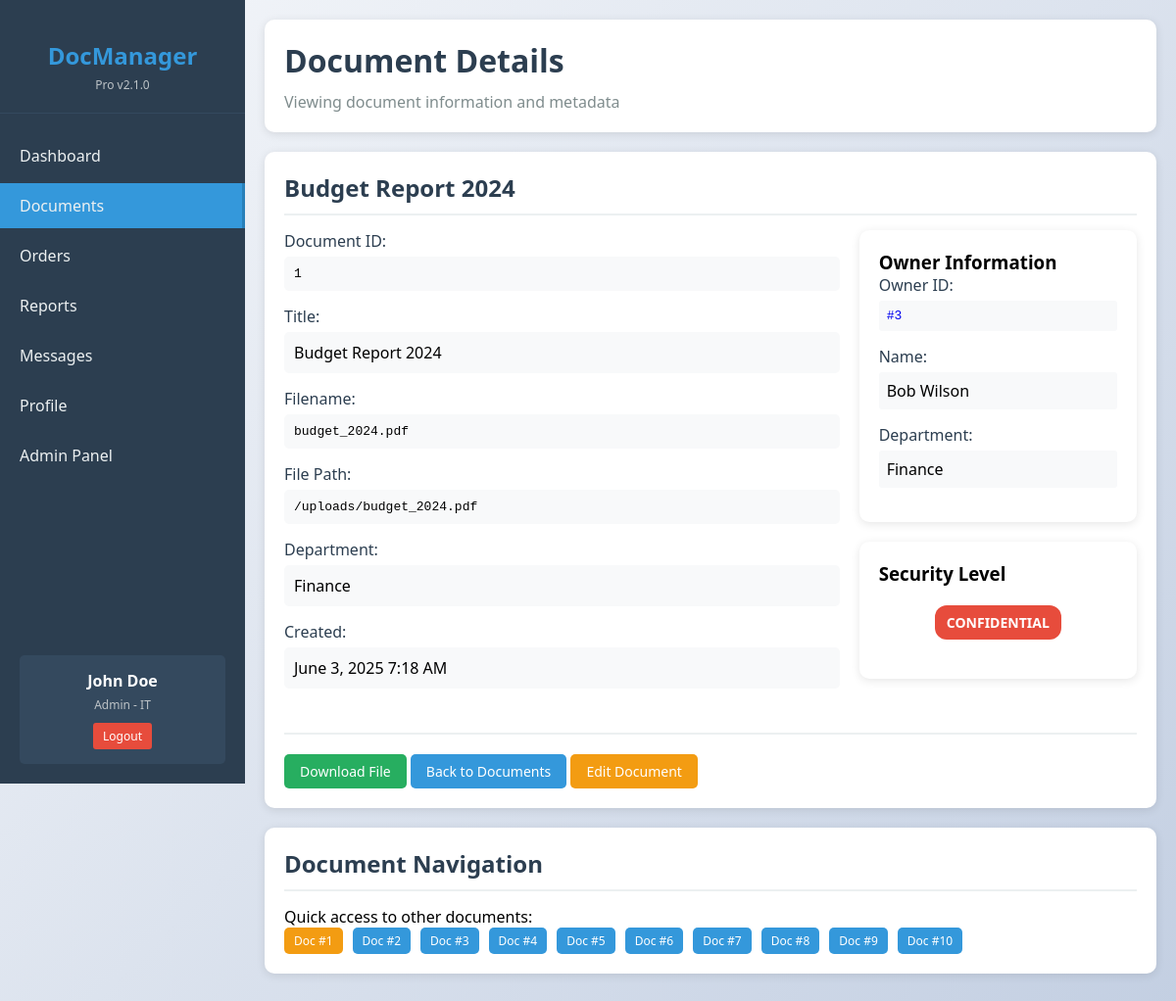
Screenshot of /view_document.php?id=1 (signed in) with the database file from the repository.
### tables this page shows
CREATE TABLE documents (
    id INT AUTO_INCREMENT PRIMARY KEY,
    title VARCHAR(200) NOT NULL,
    filename VARCHAR(255) NOT NULL,
    file_path VARCHAR(500) NOT NULL,
    owner_id INT NOT NULL,
    department VARCHAR(50),
    is_confidential BOOLEAN DEFAULT FALSE,
    created_at TIMESTAMP DEFAULT CURRENT_TIMESTAMP,
    FOREIGN KEY (owner_id) REFERENCES users(id)
);

CREATE TABLE users (
    id INT AUTO_INCREMENT PRIMARY KEY,
    username VARCHAR(50) UNIQUE NOT NULL,
    password VARCHAR(255) NOT NULL,
    email VARCHAR(100) NOT NULL,
    first_name VARCHAR(50) NOT NULL,
    last_name VARCHAR(50) NOT NULL,
    role ENUM('admin', 'manager', 'employee') DEFAULT 'employee',
    department VARCHAR(50),
    created_at TIMESTAMP DEFAULT CURRENT_TIMESTAMP
);

### config.php (called while the page is built)
<?php
$config = [
    'database' => [
        'host' => 'database',
        'user' => 'webuser',
        'pass' => 'WebPass123',
        'name' => 'docmanager',
    ],
    'app' => [
        'name' => 'DocManager Pro',
        'version' => '2.1.0',
        'upload_path' => '/var/www/html/uploads/',
        'max_file_size' => 10485760,
    ],
    'security' => [
        'session_lifetime' => 3600,
        'password_hash' => false,
    ]
];

### auth.php (called while the page is built, shortened)
<?php
require_once 'config.php';
class Auth {
    public function __construct() {
        global $config;
        $this->db = new mysqli(
            $config['database']['host'],
            $config['database']['user'],
            $config['database']['pass'],
            $config['database']['name']
        );
    }
    public function isLoggedIn() {
        return isset($_SESSION['user_id']) && isset($_SESSION['login_time']);
    }
    public function getCurrentUser() {
        if ($this->isLoggedIn()) {
            return [
                'id' => $_SESSION['user_id'],
                'username' => $_SESSION['username'],
                'email' => $_SESSION['email'],
                'first_name' => $_SESSION['first_name'],
                'last_name' => $_SESSION['last_name'],
                'role' => $_SESSION['role'],
                'department' => $_SESSION['department']
            ];
        }
        return null;
    }
}
function requireLogin() {
    $auth = new Auth();
    return $auth->getCurrentUser();
}

### view_document.php (the view, shortened to what this page needs)
<?php
require_once 'auth.php';
$user = requireLogin();
require_once 'config.php';
$db = new mysqli($config['database']['host'], $config['database']['user'], $config['database']['pass'], $config['database']['name']);
$document_id = $_GET['id'] ?? 0;
$stmt = $db->prepare("SELECT * FROM documents WHERE id = ?");
$stmt->bind_param("i", $document_id);
$stmt->execute();
$result = $stmt->get_result();
$document = $result->fetch_assoc();
$owner_stmt = $db->prepare("SELECT first_name, last_name, department FROM users WHERE id = ?");
$owner_stmt->bind_param("i", $document['owner_id']);
$owner_stmt->execute();
$owner_result = $owner_stmt->get_result();
$owner = $owner_result->fetch_assoc();
?>
<!DOCTYPE html>
<html lang="en">
<head>
    <link rel="stylesheet" href="style.css">
</head>
<body>
    <div class="container">
        <div class="sidebar">
            <div class="logo">
                <h2>DocManager</h2>
                <p>Pro v2.1.0</p>
            </div>
            <nav>
                <ul>
                    <li><a href="dashboard.php">Dashboard</a></li>
                    <li><a href="documents.php" class="active">Documents</a></li>
                    <li><a href="orders.php">Orders</a></li>
                    <li><a href="reports.php">Reports</a></li>
                    <li><a href="messages.php">Messages</a></li>
                    <li><a href="profile.php">Profile</a></li>
                    <?php if ($user['role'] === 'admin'): ?>
                    <li><a href="admin.php">Admin Panel</a></li>
                    <?php endif; ?>
                </ul>
            </nav>
            <div class="user-info">
                <div class="name"><?php echo htmlspecialchars($user['first_name'] . ' ' . $user['last_name']); ?></div>
                <div class="role"><?php echo ucfirst($user['role']); ?> - <?php echo htmlspecialchars($user['department']); ?></div>
                <a href="logout.php" class="logout">Logout</a>
            </div>
        </div>
        <div class="main-content">
            <div class="header">
                <h1>Document Details</h1>
                <p>Viewing document information and metadata</p>
            </div>
            <div class="card">
                <h2><?php echo htmlspecialchars($document['title']); ?></h2>
                <div class="grid" style="grid-template-columns: 2fr 1fr;">
                    <div>
                        <div class="form-group">
                            <label>Document ID:</label>
                            <div style="padding: 10px; background: #f8f9fa; border-radius: 5px; font-family: monospace;">
                                <?php echo htmlspecialchars($document['id']); ?>
                            </div>
                        </div>
                        <div class="form-group">
                            <label>Title:</label>
                            <div style="padding: 10px; background: #f8f9fa; border-radius: 5px;">
                                <?php echo htmlspecialchars($document['title']); ?>
                            </div>
                        </div>
                        <div class="form-group">
                            <label>Filename:</label>
                            <div style="padding: 10px; background: #f8f9fa; border-radius: 5px; font-family: monospace;">
                                <?php echo htmlspecialchars($document['filename']); ?>
                            </div>
                        </div>
                        <div class="form-group">
                            <label>File Path:</label>
                            <div style="padding: 10px; background: #f8f9fa; border-radius: 5px; font-family: monospace;">
                                <?php echo htmlspecialchars($document['file_path']); ?>
                            </div>
                        </div>
                        <div class="form-group">
                            <label>Department:</label>
                            <div style="padding: 10px; background: #f8f9fa; border-radius: 5px;">
                                <?php echo htmlspecialchars($document['department']); ?>
                            </div>
                        </div>
                        <div class="form-group">
                            <label>Created:</label>
                            <div style="padding: 10px; background: #f8f9fa; border-radius: 5px;">
                                <?php echo date('F j, Y g:i A', strtotime($document['created_at'])); ?>
                            </div>
                        </div>
                    </div>
                    <div>
                        <div class="card" style="margin: 0;">
                            <h3>Owner Information</h3>
                            <div class="form-group">
                                <label>Owner ID:</label>
                                <div style="padding: 8px; background: #f8f9fa; border-radius: 3px; font-family: monospace;">
                                    <a href="view_profile.php?id=<?php echo $document['owner_id']; ?>" style="text-decoration: none;">
                                        #<?php echo $document['owner_id']; ?>
                                    </a>
                                </div>
                            </div>
                            <div class="form-group">
                                <label>Name:</label>
                                <div style="padding: 8px; background: #f8f9fa; border-radius: 3px;">
                                    <?php echo htmlspecialchars($owner['first_name'] . ' ' . $owner['last_name']); ?>
                                </div>
                            </div>
                            <div class="form-group">
                                <label>Department:</label>
                                <div style="padding: 8px; background: #f8f9fa; border-radius: 3px;">
                                    <?php echo htmlspecialchars($owner['department']); ?>
                                </div>
                            </div>
                        </div>
                        <div class="card" style="margin: 20px 0 0 0;">
                            <h3>Security Level</h3>
                            <div style="text-align: center; padding: 20px;">
                                <?php if ($document['is_confidential']): ?>
                                    <span class="badge badge-danger" style="font-size: 14px; padding: 8px 12px;">CONFIDENTIAL</span>
                                <?php else: ?>
                                    <span class="badge badge-success" style="font-size: 14px; padding: 8px 12px;">PUBLIC</span>
                                <?php endif; ?>
                            </div>
                        </div>
                    </div>
                </div>
                <div style="margin-top: 30px; padding-top: 20px; border-top: 2px solid #ecf0f1;">
                    <a href="download_document.php?id=<?php echo $document['id']; ?>" class="btn btn-success">Download File</a>
                    <a href="documents.php" class="btn">Back to Documents</a>
                    <?php if ($document['owner_id'] == $user['id'] || $user['role'] === 'admin'): ?>
                        <a href="edit_document.php?id=<?php echo $document['id']; ?>" class="btn btn-warning">Edit Document</a>
                    <?php endif; ?>
                </div>
            </div>
            <div class="card">
                <h2>Document Navigation</h2>
                <p>Quick access to other documents:</p>
                <div style="display: flex; gap: 10px; flex-wrap: wrap;">
                    <?php for ($i = 1; $i <= 10; $i++): ?>
                        <a href="view_document.php?id=<?php echo $i; ?>"
                           class="btn btn-sm <?php echo $i == $document_id ? 'btn-warning' : ''; ?>">
                            Doc #<?php echo $i; ?>
                        </a>
                    <?php endfor; ?>
                </div>
            </div>
        </div>
    </div>
</body>
</html>

### style.css (style rules this page uses)
* { margin: 0; padding: 0; box-sizing: border-box; }
body { font-family: 'Segoe UI', Tahoma, Geneva, Verdana, sans-serif; background: linear-gradient(135deg, #f5f7fa 0%, #c3cfe2 100%); min-height: 100vh; }
.container { display: flex; min-height: 100vh; }
.sidebar { width: 250px; background: #2c3e50; color: white; padding: 20px 0; position: fixed; height: 100vh; overflow-y: auto; }
.sidebar .logo { text-align: center; padding: 20px; border-bottom: 1px solid #34495e; margin-bottom: 20px; }
.sidebar .logo h2 { color: #3498db; font-size: 24px; margin-bottom: 5px; }
.sidebar .logo p { color: #bdc3c7; font-size: 12px; }
.sidebar nav ul { list-style: none; }
.sidebar nav ul li { margin: 5px 0; }
.sidebar nav ul li a { display: block; padding: 12px 20px; color: #ecf0f1; text-decoration: none; transition: all 0.3s; }
.sidebar nav ul li a:hover, .sidebar nav ul li a.active { background: #3498db; border-right: 3px solid #2980b9; }
.sidebar .user-info { position: absolute; bottom: 20px; left: 20px; right: 20px; padding: 15px; background: #34495e; border-radius: 5px; text-align: center; }
.sidebar .user-info .name { font-weight: bold; margin-bottom: 5px; }
.sidebar .user-info .role { font-size: 12px; color: #bdc3c7; margin-bottom: 10px; }
.sidebar .user-info .logout { display: inline-block; padding: 5px 10px; background: #e74c3c; color: white; text-decoration: none; border-radius: 3px; font-size: 12px; transition: background-color 0.3s; }
.main-content { margin-left: 250px; padding: 20px; flex: 1; }
.header { background: white; padding: 20px; border-radius: 10px; box-shadow: 0 2px 10px rgba(0,0,0,0.1); margin-bottom: 20px; }
.header h1 { color: #2c3e50; margin-bottom: 10px; }
.header p { color: #7f8c8d; }
.card { background: white; border-radius: 10px; box-shadow: 0 2px 10px rgba(0,0,0,0.1); padding: 20px; margin-bottom: 20px; }
.card h2 { color: #2c3e50; margin-bottom: 15px; border-bottom: 2px solid #ecf0f1; padding-bottom: 10px; }
.grid { display: grid; grid-template-columns: repeat(auto-fit, minmax(300px, 1fr)); gap: 20px; }
.btn { display: inline-block; padding: 8px 16px; background: #3498db; color: white; text-decoration: none; border-radius: 5px; border: none; cursor: pointer; font-size: 14px; transition: background-color 0.3s; }
.btn-sm { padding: 5px 10px; font-size: 12px; }
.btn-success { background: #27ae60; }
.btn-warning { background: #f39c12; }
.form-group { margin-bottom: 15px; }
.form-group label { display: block; margin-bottom: 5px; color: #2c3e50; font-weight: 500; }
.badge { display: inline-block; padding: 3px 8px; border-radius: 12px; font-size: 12px; font-weight: bold; }
.badge-danger { background: #e74c3c; color: white; }

### rows the page displays
documents: title "Budget Report 2024", id "1", filename "budget_2024.pdf", file_path "/uploads/budget_2024.pdf", department "Finance", created_at "June 3, 2025 7:18 AM", owner "3"
users: first_name+last_name "Bob Wilson", department "Finance"

### other values shown
$user['first_name'] . ' ' . $user['last_name'] "John Doe"
$user['role'] "Admin"
$user['department'] "IT"
